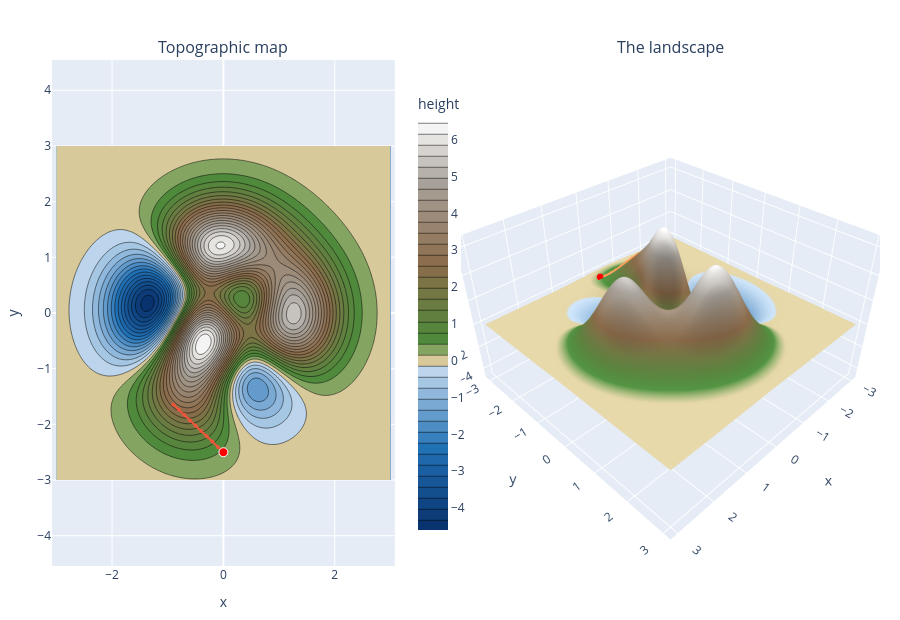

Notebook code for this chart:
### Code cell
plot_map_terrain(f, points = [start], paths=[segment1])

### Figure 1 — Plotly figure (JSON) as saved in the notebook; plotly's stock layout.template omitted (floating-point values rounded to 4 significant figures; data arrays with more than 128 entries replaced by an {"elided": "..."} marker saying what was removed)
{"data": [{"colorbar": {"dtick": 1, "len": 0.9, "tick0": 0, "title": {"text": "height"}, "x": 0.43}, "colorscale": [[0, "#08306b"], [0.1998, "#2171b5"], [0.3997, "#c6dbef"], [0.4007, "#d8c99b"], [0.4266, "#d8c99b"], [0.4535, "#4a8c3a"], [0.65, "#8b6b4a"], [0.85, "#a8a29a"], [1, "#ffffff"]], "contours": {"end": 6.55, "size": 0.3, "start": -4.65}, "showscale": true, "type": "contour", "x": {"elided": "150 float values"}, "xaxis": "x", "y": {"elided": "150 float values"}, "yaxis": "y", "z": {"elided": "150x150 float values"}, "zmax": 6.55, "zmin": -4.611}, {"marker": {"size": 4}, "mode": "lines+markers", "showlegend": false, "type": "scatter", "x": [0.0, -0.09982, -0.1996, -0.2995, -0.3993, -0.4991, -0.5989, -0.6988, -0.7986, -0.8984], "xaxis": "x", "y": [-2.5, -2.405, -2.31, -2.214, -2.119, -2.024, -1.929, -1.834, -1.739, -1.643], "yaxis": "y"}, {"marker": {"color": "red", "line": {"color": "white", "width": 1}, "size": 9}, "mode": "markers", "showlegend": false, "textposition": "top right", "type": "scatter", "x": [0.0], "xaxis": "x", "y": [-2.5], "yaxis": "y"}, {"cmax": 6.55, "cmin": -4.611, "colorbar": {"title": {"text": "height"}}, "colorscale": [[0, "#08306b"], [0.1998, "#2171b5"], [0.3997, "#c6dbef"], [0.4007, "#d8c99b"], [0.4266, "#d8c99b"], [0.4535, "#4a8c3a"], [0.65, "#8b6b4a"], [0.85, "#a8a29a"], [1, "#ffffff"]], "scene": "scene", "showscale": false, "type": "surface", "x": {"elided": "150 float values"}, "y": {"elided": "150 float values"}, "z": {"elided": "150x150 float values"}}, {"line": {"width": 5}, "marker": {"size": 2}, "mode": "lines+markers", "scene": "scene", "showlegend": false, "type": "scatter3d", "x": [0.0, -0.09982, -0.1996, -0.2995, -0.3993, -0.4991, -0.5989, -0.6988, -0.7986, -0.8984], "y": [-2.5, -2.405, -2.31, -2.214, -2.119, -2.024, -1.929, -1.834, -1.739, -1.643], "z": [0.4405, 0.6278, 0.8681, 1.159, 1.49, 1.841, 2.18, 2.47, 2.67, 2.743]}, {"marker": {"color": "red", "size": 4}, "mode": "markers", "scene": "scene", "showlegend": false, "textposition": "top center", "type": "scatter3d", "x": [0.0], "y": [-2.5], "z": [0.5405]}], "layout": {"annotations": [{"font": {"size": 16}, "showarrow": false, "text": "Topographic map", "x": 0.207, "xanchor": "center", "xref": "paper", "y": 1, "yanchor": "bottom", "yref": "paper"}, {"font": {"size": 16}, "showarrow": false, "text": "The landscape", "x": 0.747, "xanchor": "center", "xref": "paper", "y": 1, "yanchor": "bottom", "yref": "paper"}], "height": 620, "margin": {"b": 40, "l": 40, "r": 20, "t": 60}, "scene": {"aspectratio": {"x": 1, "y": 1, "z": 0.6}, "domain": {"x": [0.494, 1], "y": [0, 1]}, "xaxis": {"title": {"text": "x"}}, "yaxis": {"title": {"text": "y"}}, "zaxis": {"title": {"text": "height"}}}, "xaxis": {"anchor": "y", "domain": [0, 0.414], "range": [-3, 3], "title": {"text": "x"}}, "yaxis": {"anchor": "x", "domain": [0, 1], "range": [-3, 3], "scaleanchor": "x", "title": {"text": "y"}}}}
